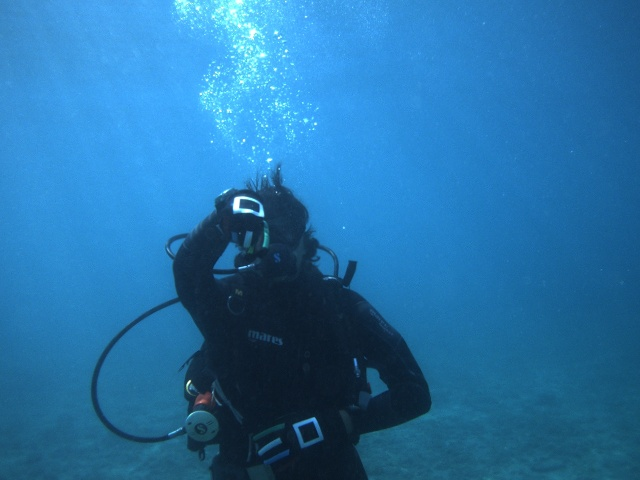
#> input picture dataset/backwards/backwards-0004.jpg, 640 x 480 px
$ python contornos.py
#> lines starting #> are read from the running program, lines starting #| are printed output that depends on the picture
from skimage import io, color, filters, feature
from skimage.measure import find_contours
import matplotlib.pyplot as plt

# Carrega a imagem
image = io.imread('dataset/backwards/backwards-0004.jpg')
#> image is the input picture: shape (480, 640, 3); mean R, G, B 38.6, 114.3, 167.4

# Converte para escala de cinza
gray_image = color.rgb2gray(image)
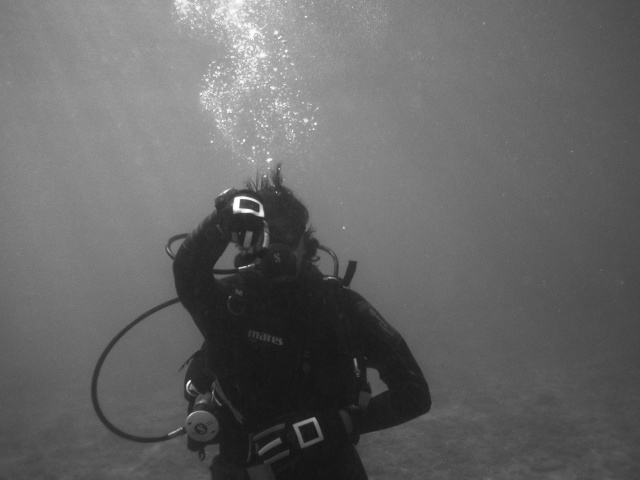
#> gray_image: shape (480, 640) float64; min 0.0757, max 0.999, mean 0.4

# Encontra os contornos
contours = find_contours(gray_image)
#> contours = 1519 point arrays, longest 2901 points

# Cria uma figura com a imagem original e os contornos
fig, ax = plt.subplots(figsize=(8, 8))

# Plota a imagem original
ax.imshow(image)

# Plota os contornos em vermelho
for contour in contours:
    ax.plot(contour[:, 1], contour[:, 0], linewidth=2, color='red')
#> this loop made 1519 passes
#> contour on passes 4 to 6: [[0, 48.34], [0.561, 48], [0, 47.46]], [[0, 52.85], [0.12, 53], [0, 53.08]], [[0, 318.9], [0.0258, 319], [0, 319.1]]

# Remove os eixos
ax.axis('off')

plt.show()
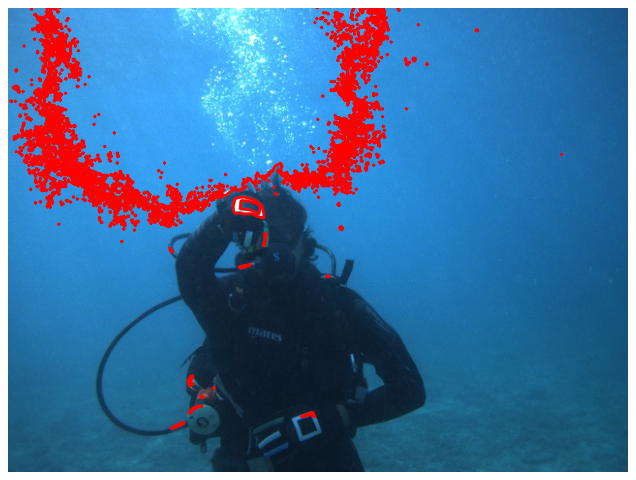
#> figure drawn by matplotlib, 1 panel
